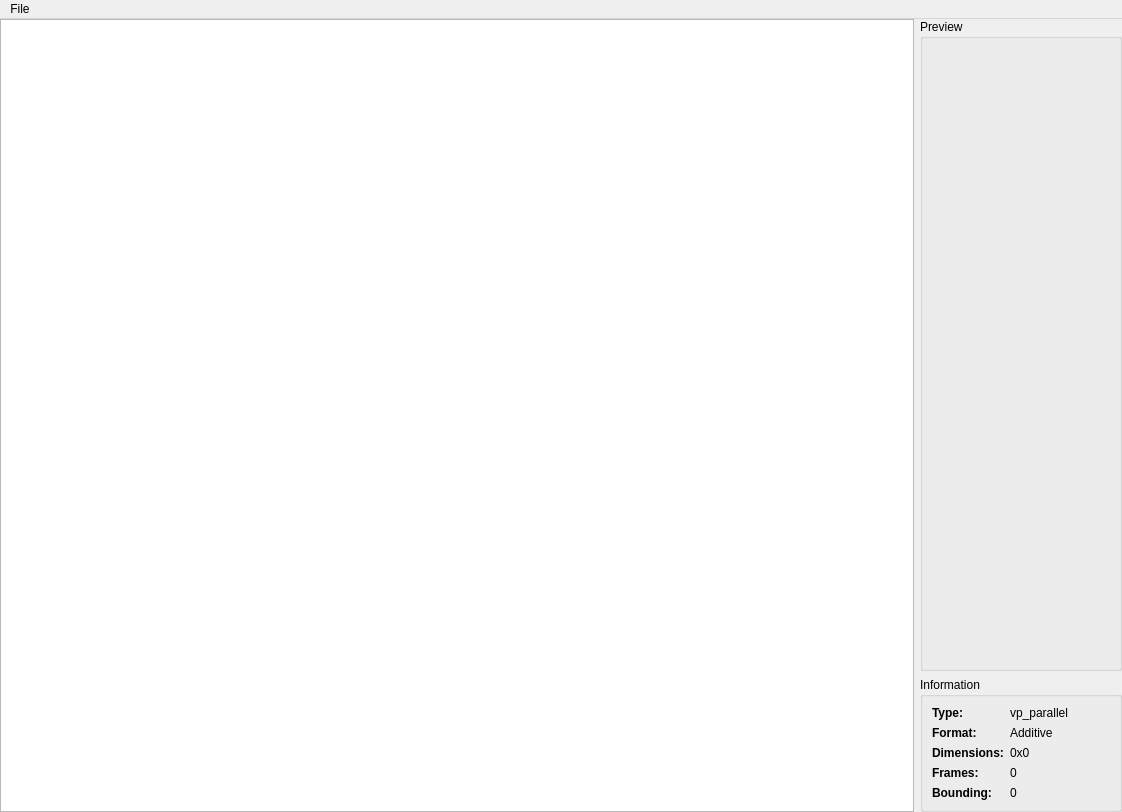
<?xml version="1.0" encoding="UTF-8"?>
<ui version="4.0">
 <class>SpriteMainWindow</class>
 <widget class="QMainWindow" name="SpriteMainWindow">
  <property name="geometry">
   <rect>
    <x>0</x>
    <y>0</y>
    <width>1122</width>
    <height>812</height>
   </rect>
  </property>
  <property name="windowTitle">
   <string>Sprite Viewer</string>
  </property>
  <widget class="QWidget" name="centralwidget">
   <layout class="QGridLayout" name="gridLayout">
    <property name="leftMargin">
     <number>0</number>
    </property>
    <property name="topMargin">
     <number>0</number>
    </property>
    <property name="rightMargin">
     <number>0</number>
    </property>
    <property name="bottomMargin">
     <number>0</number>
    </property>
    <item row="1" column="1">
     <widget class="QGroupBox" name="groupBox_2">
      <property name="sizePolicy">
       <sizepolicy hsizetype="Preferred" vsizetype="Fixed">
        <horstretch>0</horstretch>
        <verstretch>0</verstretch>
       </sizepolicy>
      </property>
      <property name="title">
       <string>Information</string>
      </property>
      <layout class="QGridLayout" name="gridLayout_2">
       <item row="2" column="0">
        <widget class="QLabel" name="label_2">
         <property name="font">
          <font>
           <weight>75</weight>
           <bold>true</bold>
          </font>
         </property>
         <property name="text">
          <string>Dimensions:</string>
         </property>
        </widget>
       </item>
       <item row="3" column="2">
        <widget class="QLabel" name="FrameCountLabel">
         <property name="sizePolicy">
          <sizepolicy hsizetype="Fixed" vsizetype="Preferred">
           <horstretch>0</horstretch>
           <verstretch>0</verstretch>
          </sizepolicy>
         </property>
         <property name="minimumSize">
          <size>
           <width>100</width>
           <height>0</height>
          </size>
         </property>
         <property name="maximumSize">
          <size>
           <width>100</width>
           <height>16777215</height>
          </size>
         </property>
         <property name="text">
          <string>0</string>
         </property>
        </widget>
       </item>
       <item row="0" column="2">
        <widget class="QLabel" name="TypeLabel">
         <property name="text">
          <string>vp_parallel</string>
         </property>
        </widget>
       </item>
       <item row="0" column="0">
        <widget class="QLabel" name="label_3">
         <property name="font">
          <font>
           <weight>75</weight>
           <bold>true</bold>
          </font>
         </property>
         <property name="text">
          <string>Type:</string>
         </property>
        </widget>
       </item>
       <item row="1" column="2">
        <widget class="QLabel" name="Formatlabel">
         <property name="text">
          <string>Additive</string>
         </property>
        </widget>
       </item>
       <item row="3" column="0">
        <widget class="QLabel" name="label">
         <property name="font">
          <font>
           <weight>75</weight>
           <bold>true</bold>
          </font>
         </property>
         <property name="text">
          <string>Frames:</string>
         </property>
        </widget>
       </item>
       <item row="2" column="2">
        <widget class="QLabel" name="DimensionsLabel">
         <property name="sizePolicy">
          <sizepolicy hsizetype="Fixed" vsizetype="Preferred">
           <horstretch>0</horstretch>
           <verstretch>0</verstretch>
          </sizepolicy>
         </property>
         <property name="minimumSize">
          <size>
           <width>100</width>
           <height>0</height>
          </size>
         </property>
         <property name="maximumSize">
          <size>
           <width>100</width>
           <height>16777215</height>
          </size>
         </property>
         <property name="text">
          <string>0x0</string>
         </property>
        </widget>
       </item>
       <item row="1" column="0">
        <widget class="QLabel" name="label_4">
         <property name="font">
          <font>
           <weight>75</weight>
           <bold>true</bold>
          </font>
         </property>
         <property name="text">
          <string>Format:</string>
         </property>
        </widget>
       </item>
       <item row="4" column="0">
        <widget class="QLabel" name="label_5">
         <property name="font">
          <font>
           <weight>75</weight>
           <bold>true</bold>
          </font>
         </property>
         <property name="text">
          <string>Bounding:</string>
         </property>
        </widget>
       </item>
       <item row="4" column="2">
        <widget class="QLabel" name="BoundingLabel">
         <property name="text">
          <string>0</string>
         </property>
        </widget>
       </item>
      </layout>
     </widget>
    </item>
    <item row="0" column="1">
     <widget class="QGroupBox" name="PreviewBox">
      <property name="title">
       <string>Preview</string>
      </property>
      <layout class="QVBoxLayout" name="verticalLayout">
       <item>
        <widget class="QLabel" name="PreviewLabel">
         <property name="text">
          <string/>
         </property>
         <property name="alignment">
          <set>Qt::AlignLeading|Qt::AlignLeft|Qt::AlignTop</set>
         </property>
        </widget>
       </item>
      </layout>
     </widget>
    </item>
    <item row="0" column="0" rowspan="2">
     <widget class="QListWidget" name="Frames">
      <property name="movement">
       <enum>QListView::Static</enum>
      </property>
      <property name="flow">
       <enum>QListView::TopToBottom</enum>
      </property>
      <property name="isWrapping" stdset="0">
       <bool>false</bool>
      </property>
      <property name="layoutMode">
       <enum>QListView::Batched</enum>
      </property>
      <property name="viewMode">
       <enum>QListView::IconMode</enum>
      </property>
     </widget>
    </item>
   </layout>
  </widget>
  <widget class="QMenuBar" name="menuBar">
   <property name="geometry">
    <rect>
     <x>0</x>
     <y>0</y>
     <width>1122</width>
     <height>20</height>
    </rect>
   </property>
   <widget class="QMenu" name="menuFile">
    <property name="title">
     <string>File</string>
    </property>
    <addaction name="ActionOpen"/>
   </widget>
   <addaction name="menuFile"/>
  </widget>
  <action name="ActionOpen">
   <property name="text">
    <string>Open</string>
   </property>
  </action>
 </widget>
 <resources/>
 <connections/>
</ui>
